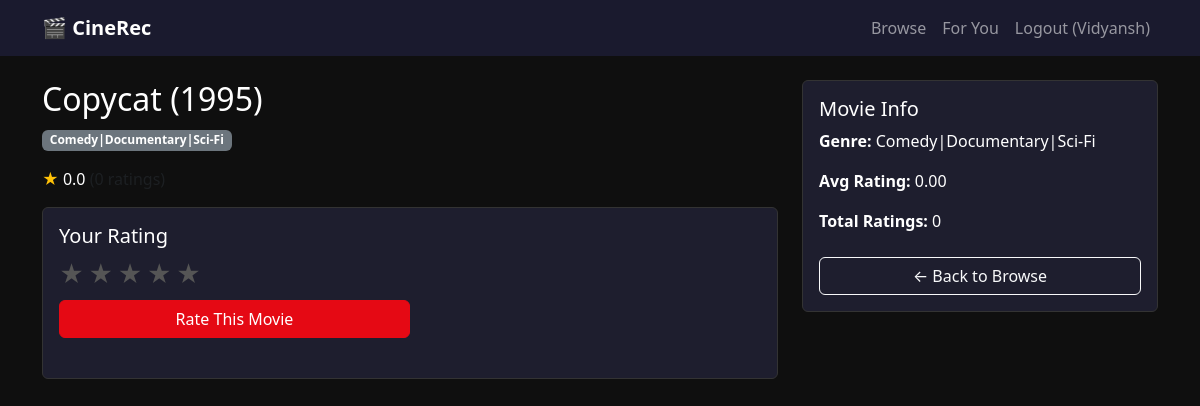
/movie/5 (signed in), run on an earlier commit of the app's database.
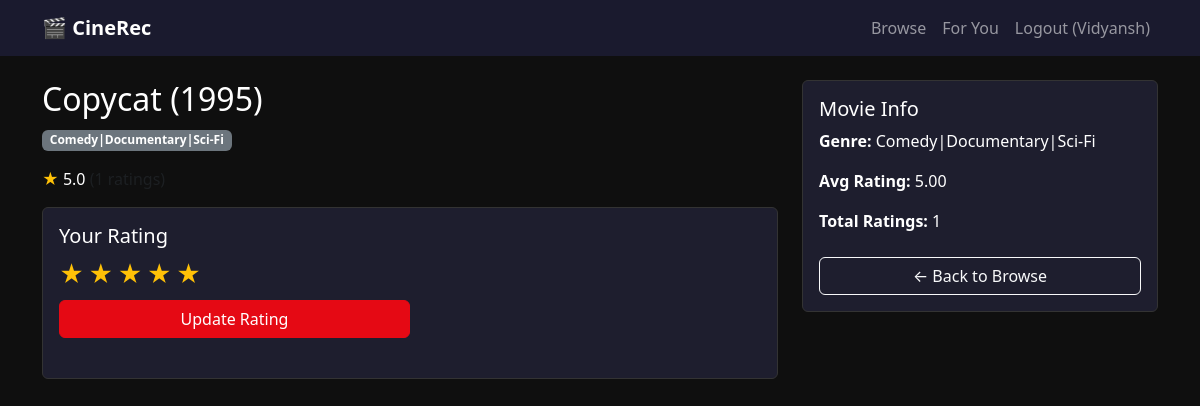
And on a later commit of the database.
### backend/models.py (models this page shows)
class User(UserMixin, db.Model):
    __tablename__ = 'user'
    id = db.Column(db.Integer, primary_key=True)
    name = db.Column(db.String(100), nullable=False)
    email = db.Column(db.String(120), unique=True, nullable=False)
    password_hash = db.Column(db.String(200), nullable=False)
    created_at = db.Column(db.DateTime, default=datetime.utcnow)
    ratings = db.relationship('Rating', backref='user', lazy=True)

class Movie(db.Model):
    __tablename__ = 'movie'
    id = db.Column(db.Integer, primary_key=True)
    title = db.Column(db.String(200), nullable=False)
    genres = db.Column(db.String(200))
    avg_rating = db.Column(db.Float, default=0.0)
    rating_count = db.Column(db.Integer, default=0)
    ratings = db.relationship('Rating', backref='movie', lazy=True)

### backend/routes/movies.py (the view)
@movies_bp.route('/movie/<int:movie_id>')
@login_required
def movie_detail(movie_id):
    movie = Movie.query.get_or_404(movie_id)
    user_rating = Rating.query.filter_by(user_id=current_user.id, movie_id=movie_id).first()
    return render_template('movie.html', movie=movie, user_rating=user_rating)

### frontend/templates/movie.html (shortened to what this page needs)
{% extends 'base.html' %}
{% block content %}
<div class="row">
    <div class="col-md-8">
        <h2>{{ movie.title }}</h2>
        <p><span class="badge bg-secondary">{{ movie.genres }}</span></p>
        <p><span class="text-warning">★</span> {{ "%.1f"|format(movie.avg_rating) }}
           <span class="text-muted">({{ movie.rating_count }} ratings)</span></p>
        <div class="card p-3 mt-3">
            <h5>Your Rating</h5>
            <div class="star-rating" id="starRating">
                {% for i in range(1, 6) %}
                <span data-value="{{ i }}"
                      class="{% if user_rating and user_rating.score >= i %}active{% endif %}">★</span>
                {% endfor %}
            </div>
            <button class="btn btn-primary mt-2 w-50" onclick="submitRating()">
                {{ 'Update Rating' if user_rating else 'Rate This Movie' }}
            </button>
        </div>
    </div>
    <div class="col-md-4">
        <div class="card p-3">
            <h5>Movie Info</h5>
            <p><strong>Genre:</strong> {{ movie.genres }}</p>
            <p><strong>Avg Rating:</strong> {{ "%.2f"|format(movie.avg_rating) }}</p>
            <p><strong>Total Ratings:</strong> {{ movie.rating_count }}</p>
            <a href="/browse" class="btn btn-outline-light w-100 mt-2">← Back to Browse</a>
        </div>
    </div>
</div>
{% endblock %}

### frontend/templates/base.html (shortened to what this page needs)
<!DOCTYPE html>
<html lang="en">
<head>
    <link href="https://cdn.jsdelivr.net/npm/bootstrap@5.3.0/dist/css/bootstrap.min.css" rel="stylesheet">
    <link href="https://cdnjs.cloudflare.com/ajax/libs/font-awesome/6.4.0/css/all.min.css" rel="stylesheet">
</head>
<body>
{% if current_user.is_authenticated %}
<nav class="navbar navbar-expand-lg navbar-dark">
    <div class="container">
        <a class="navbar-brand fw-bold" href="/dashboard">🎬 CineRec</a>
        <div class="navbar-nav ms-auto">
            <a class="nav-link" href="/browse">Browse</a>
            <a class="nav-link" href="/recommend">For You</a>
            <a class="nav-link" href="/logout">Logout ({{ current_user.name }})</a>
        </div>
    </div>
</nav>
{% endif %}
<div class="container mt-4">
    {% block content %}{% endblock %}
</div>
</body>
</html>

### frontend/templates/base.html (style rules this page uses)
body { background-color: #0f0f0f; color: #ffffff; }
.navbar { background-color: #1a1a2e !important; }
.card { background-color: #1e1e2e; border: 1px solid #333; color: #fff; }
.btn-primary { background-color: #e50914; border-color: #e50914; }
.star-rating span { cursor: pointer; font-size: 1.5rem; color: #555; }
.star-rating span.active { color: #ffc107; }

What changed in the data, as far as the page shows it:
changed Movie "Comedy|Documentary|Sci-Fi": avg_rating "0.0" → "5.0"; avg_rating "0.00" → "5.00"; rating_count "0" → "1"
Also different on the page:
{{ 'Update Rating' if user_rating else 'Rate This Movie' }}: "Rate This Movie" → "Update Rating"
